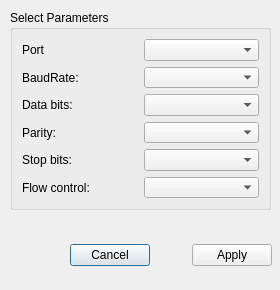
<?xml version="1.0" encoding="UTF-8"?>
<ui version="4.0">
 <class>GeneratorDialog</class>
 <widget class="QDialog" name="GeneratorDialog">
  <property name="geometry">
   <rect>
    <x>0</x>
    <y>0</y>
    <width>280</width>
    <height>290</height>
   </rect>
  </property>
  <property name="sizePolicy">
   <sizepolicy hsizetype="Preferred" vsizetype="Preferred">
    <horstretch>0</horstretch>
    <verstretch>0</verstretch>
   </sizepolicy>
  </property>
  <property name="windowTitle">
   <string>Dialog</string>
  </property>
  <property name="windowIcon">
   <iconset resource="../resources.qrc">
    <normaloff>:/images/image/serial.png</normaloff>:/images/image/serial.png</iconset>
  </property>
  <property name="modal">
   <bool>true</bool>
  </property>
  <widget class="QGroupBox" name="parametersBox">
   <property name="geometry">
    <rect>
     <x>10</x>
     <y>10</y>
     <width>261</width>
     <height>200</height>
    </rect>
   </property>
   <property name="title">
    <string>Select Parameters</string>
   </property>
   <layout class="QGridLayout" name="gridLayout_2">
    <item row="5" column="1">
     <widget class="QComboBox" name="flowControlBox"/>
    </item>
    <item row="3" column="0">
     <widget class="QLabel" name="parityLabel">
      <property name="text">
       <string>Parity:</string>
      </property>
     </widget>
    </item>
    <item row="1" column="0">
     <widget class="QLabel" name="baudRateLabel">
      <property name="text">
       <string>BaudRate:</string>
      </property>
     </widget>
    </item>
    <item row="1" column="1">
     <widget class="QComboBox" name="baudRateBox">
      <property name="toolTip">
       <string>serial port baudrate</string>
      </property>
     </widget>
    </item>
    <item row="5" column="0">
     <widget class="QLabel" name="flowControlLabel">
      <property name="text">
       <string>Flow control:</string>
      </property>
     </widget>
    </item>
    <item row="4" column="0">
     <widget class="QLabel" name="stopBitsLabel">
      <property name="text">
       <string>Stop bits:</string>
      </property>
     </widget>
    </item>
    <item row="2" column="1">
     <widget class="QComboBox" name="dataBitsBox"/>
    </item>
    <item row="2" column="0">
     <widget class="QLabel" name="dataBitsLabel">
      <property name="text">
       <string>Data bits:</string>
      </property>
     </widget>
    </item>
    <item row="3" column="1">
     <widget class="QComboBox" name="parityBox"/>
    </item>
    <item row="4" column="1">
     <widget class="QComboBox" name="stopBitsBox"/>
    </item>
    <item row="0" column="0">
     <widget class="QLabel" name="portNameLabel">
      <property name="text">
       <string>Port</string>
      </property>
     </widget>
    </item>
    <item row="0" column="1">
     <widget class="QComboBox" name="serialPortInfoListBox">
      <property name="toolTip">
       <string>available serial ports</string>
      </property>
     </widget>
    </item>
   </layout>
  </widget>
  <widget class="QWidget" name="layoutWidget">
   <property name="geometry">
    <rect>
     <x>70</x>
     <y>240</y>
     <width>202</width>
     <height>30</height>
    </rect>
   </property>
   <layout class="QHBoxLayout" name="horizontalLayout">
    <item>
     <widget class="QPushButton" name="cancelBtn">
      <property name="text">
       <string>Cancel</string>
      </property>
     </widget>
    </item>
    <item>
     <spacer name="horizontalSpacer">
      <property name="orientation">
       <enum>Qt::Horizontal</enum>
      </property>
      <property name="sizeHint" stdset="0">
       <size>
        <width>96</width>
        <height>20</height>
       </size>
      </property>
     </spacer>
    </item>
    <item>
     <widget class="QPushButton" name="applyButton">
      <property name="text">
       <string>Apply</string>
      </property>
     </widget>
    </item>
   </layout>
  </widget>
 </widget>
 <resources>
  <include location="../resources.qrc"/>
 </resources>
 <connections/>
</ui>
